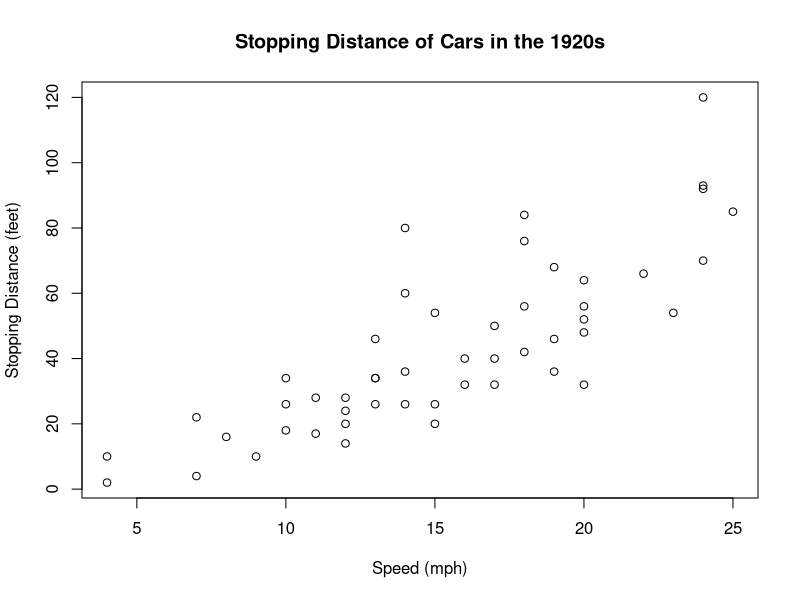
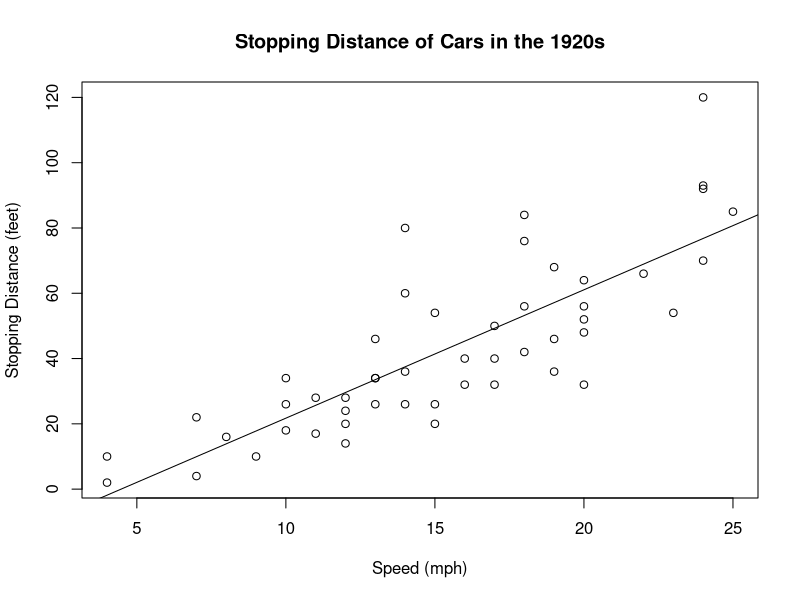
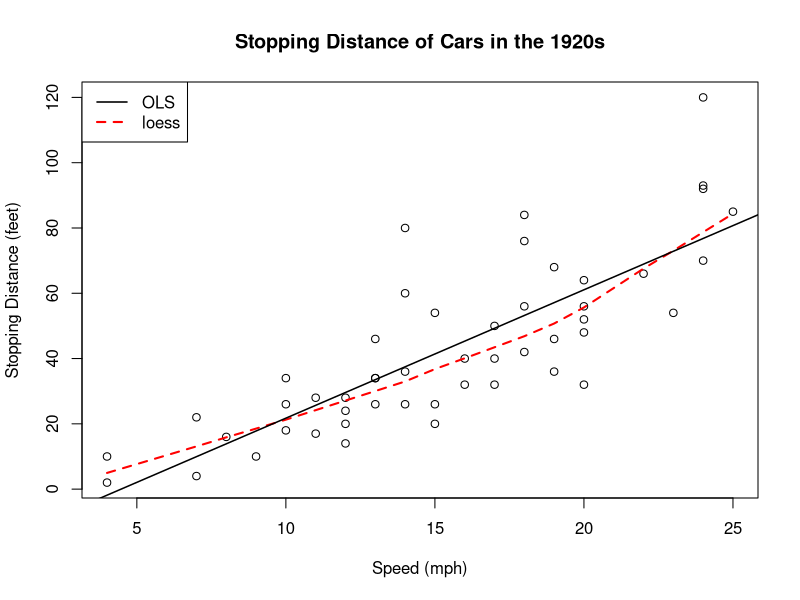
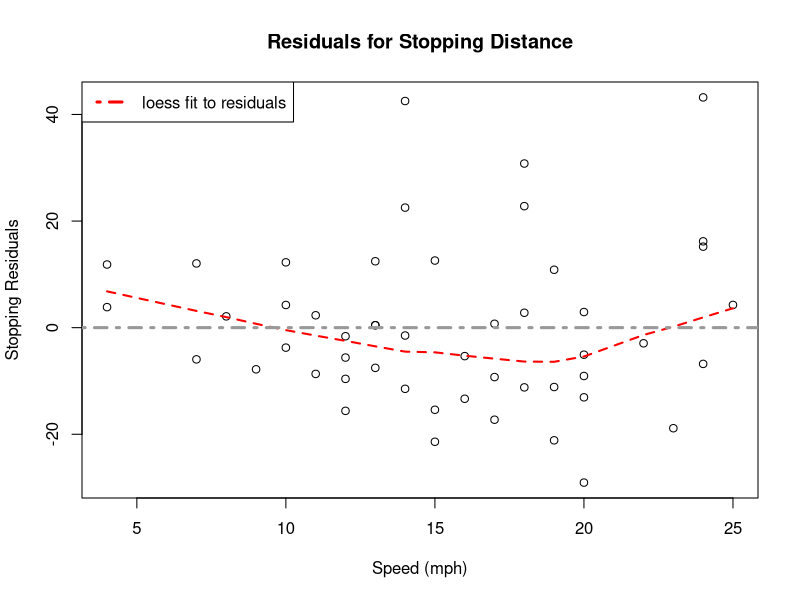
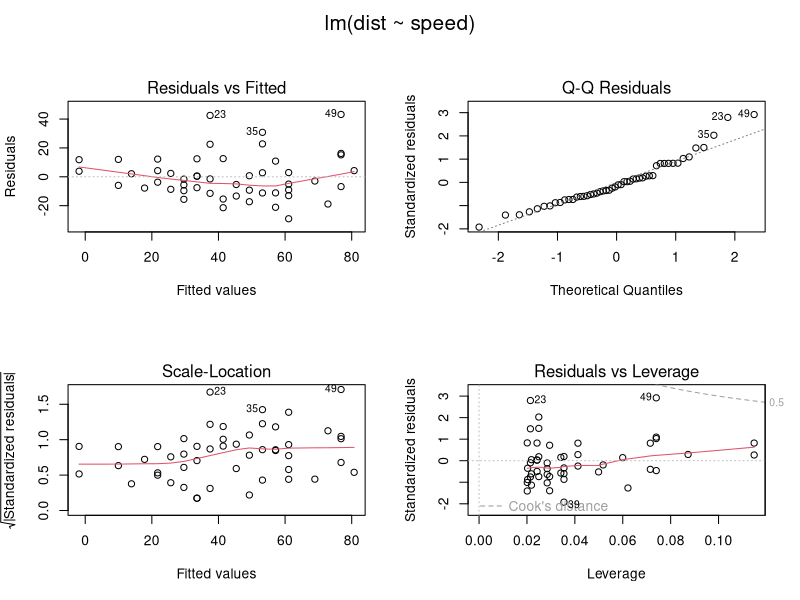
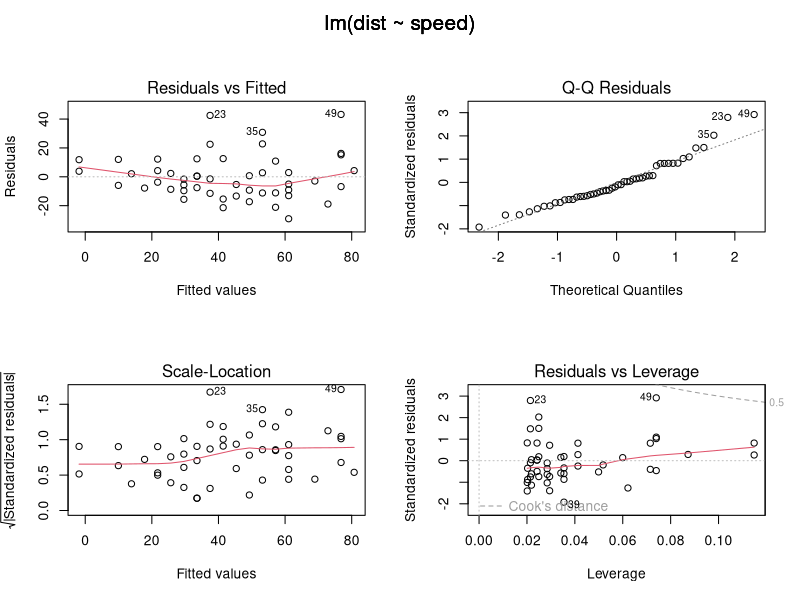
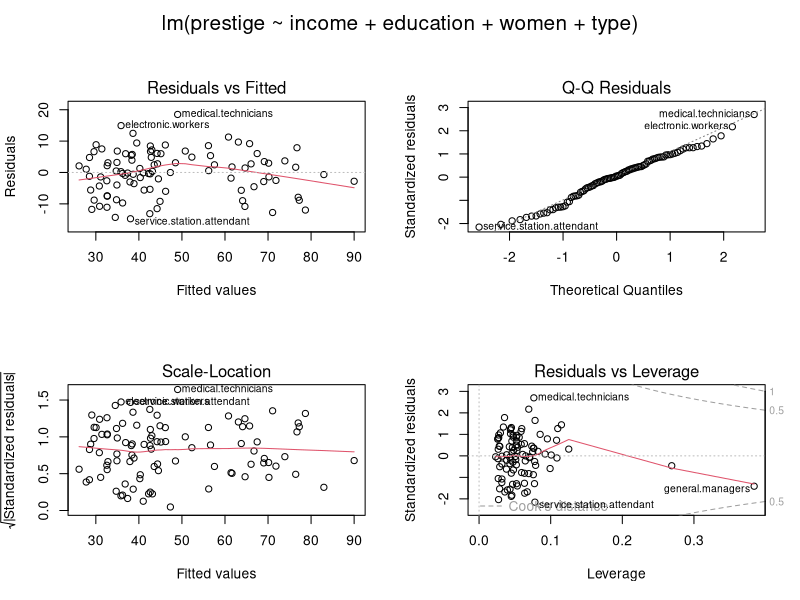
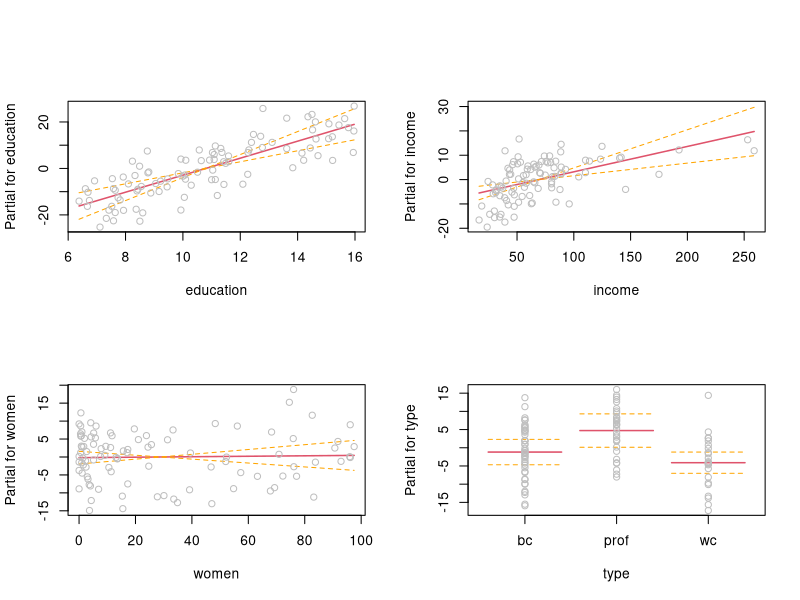

The R source for these figures, in order:
### R code from vignette source 'Regression-MultipleInputs-lecture-3.Rnw'
### Encoding: UTF-8

###################################################
### code chunk number 1: Regression-MultipleInputs-lecture-3.Rnw:31-32
###################################################
  if(exists(".orig.enc")) options(encoding = .orig.enc)


###################################################
### code chunk number 2: Regression-MultipleInputs-lecture-3.Rnw:75-77
###################################################
unlink("plots3", recursive=T)
dir.create("plots3", showWarnings=T)


###################################################
### code chunk number 3: Roptions
###################################################
options(width=100, prompt=" ", continue="  ")
options(useFancyQuotes = FALSE) 
set.seed(12345)
op <- par() 
pjmar <- c(5.1, 5.1, 1.5, 2.1) 
#pjmar <- par("mar")
options(SweaveHooks=list(fig=function() par(mar=pjmar, ps=12)))
pdf.options(onefile=F,family="Times",pointsize=12)


###################################################
### code chunk number 4: cars10
###################################################
plot(dist ~ speed, data=cars, main="Stopping Distance of Cars in the 1920s", xlab="Speed (mph)", ylab="Stopping Distance (feet)")


###################################################
### code chunk number 5: cars20
###################################################
plot(dist ~ speed, data=cars, main="Stopping Distance of Cars in the 1920s", xlab="Speed (mph)", ylab="Stopping Distance (feet)")
mod20 <- lm(dist~speed, data=cars)
abline(mod20)


###################################################
### code chunk number 6: cars30
###################################################
plot(dist ~ speed, data=cars, main="Stopping Distance of Cars in the 1920s", xlab="Speed (mph)", ylab="Stopping Distance (feet)")
mod20lo <- loess(dist~speed, data=cars, span=2/3, degree=1, family="symmetric", eval=50)
mod20lopred <- predict(mod20lo)
lines(mod20lopred ~ cars$speed, lty=2, lwd=2, col="red")
abline(mod20, col="black", lwd=1.5, lty=1)
legend("topleft", legend=c("OLS","loess"), col=c("black", "red"), lty=c(1,2), lwd=c(1.5,2)) 


###################################################
### code chunk number 7: cars40
###################################################
cars$mod20res <- resid(mod20)
plot(mod20res ~ speed, data=cars, main="Residuals for Stopping Distance", xlab="Speed (mph)", ylab="Stopping Residuals")
mod20reslo <- loess(mod20res~speed, data=cars, span=2/3, degree=1, family="symmetric", eval=50)
mod20reslopred <- predict(mod20reslo)
lines(mod20reslopred ~ cars$speed, lty=2, lwd=2, col="red")
abline(h=0, lty=4, lwd=3, col=gray(.60)) 
legend("topleft", legend=c("loess fit to residuals"), col=c( "red"), lty=c(4), lwd=c(3)) 


###################################################
### code chunk number 8: cars100
###################################################
par(mfrow = c(2, 2), oma = c(0, 0, 2, 0))
plot(mod20)


###################################################
### code chunk number 9: cars100A
###################################################
plot(mod20, which=1)


###################################################
### code chunk number 10: cars100B
###################################################
plot(mod20, which=2)


###################################################
### code chunk number 11: cars100C
###################################################
plot(mod20, which=3)


###################################################
### code chunk number 12: cars100E
###################################################
plot(mod20, which=5)


###################################################
### code chunk number 13: prestige10
###################################################
library(car)
Prestige$income <- Prestige$income/10
presmod1 <- lm(prestige ~ income + education + women + type, data=Prestige)


###################################################
### code chunk number 14: prestige100
###################################################
library(rockchalk)
library(car)
Prestige$income <- Prestige$income/10
presmod1 <- lm(prestige ~ income + education + women + type, data=Prestige)
par(mfrow = c(2, 2), oma = c(0, 0, 2, 0))
plot(presmod1)
outreg(presmod1, tight=F)


###################################################
### code chunk number 15: pres40A
###################################################
termplot(presmod1, se=T, partial=T, terms=c("education"))


###################################################
### code chunk number 16: pres40B
###################################################
termplot(presmod1, se=T, partial=T, terms=c("income"))


###################################################
### code chunk number 17: pres40C
###################################################
termplot(presmod1, se=T, partial=T, terms=c("women"))


###################################################
### code chunk number 18: pres40D
###################################################
termplot(presmod1, se=T, partial=T, terms=c("type"))


###################################################
### code chunk number 19: prestpl1
###################################################
plot(presmod1, which=1)


###################################################
### code chunk number 20: prestpl2
###################################################
plot(presmod1, which=2)


###################################################
### code chunk number 21: prestpl3
###################################################
plot(presmod1, which=3)


###################################################
### code chunk number 22: prestpl4
###################################################
plot(presmod1, which=5)


###################################################
### code chunk number 23: bad10
###################################################
x <- runif(200, min=0, max=100)
x <- x[order(x)]
y <- 3 + 13.4 * x - .15 * x^2 + rnorm(200,m=0, s=22)
modf <- lm(y~x)
fakeeqn <- expression(paste(y[i]== 3 + 13.4*x[i] - 0.15*x[i]^2 + e[i]))
plot(x,y, xlab="Fake x", ylab="Fake y", main=fakeeqn)
abline(modf, col="red", lty=2,lwd=2)
curve(3 + 13.4 * x - .15 * x * x, add=T, lty=1, col="black", lwd=3)
legend("bottomleft", legend=c("OLS Linear Fit","True Nonlinear Curve"), col=c( "red", "black"), lty=c(2,1), lwd=c(2,3)) 


###################################################
### code chunk number 24: bad40
###################################################
par(mfrow = c(2, 2), oma = c(0, 0, 2, 0))
plot(modf)


###################################################
### code chunk number 25: bado10
###################################################
x <- runif(200, min=0, max=100)
x <- x[order(x)]
fresherror <- rnorm(200,m=0, s=22)
badcases <- sample(1:200, 10)
badcases <- badcases[order(badcases)]
error <- fresherror
for(i in badcases) error[i] <- fresherror[i] * 4
y <- 3 + 1.4 * x + error
modo <- lm(y~x)
fakeeqn <- expression(paste(y[i]== 3 + 1.4*x[i] + e[i]))
plot(x,y, xlab="Fake x", ylab="Fake y", main=fakeeqn)
abline(modo, col="red", lty=2,lwd=2)
curve(3 + 1.4 * x, add=T, lty=1, col="black", lwd=3)
legend("bottomleft", legend=c("OLS Linear Fit","True Line"), col=c( "red", "black"), lty=c(2,1), lwd=c(2,3)) 


###################################################
### code chunk number 26: bado11
###################################################
badcases


###################################################
### code chunk number 27: bado12
###################################################
outreg(modo, tight=F)


###################################################
### code chunk number 28: bado20
###################################################
par(mfrow = c(2, 2), oma = c(0, 0, 2, 0))
plot(modo)


###################################################
### code chunk number 29: bado22
###################################################
plot(modo, which=5)


###################################################
### code chunk number 30: bado30
###################################################
error <- fresherror
for(i in badcases) error[i] <- fresherror[i] * 10
y <- 3 + 1.4 * x + error
modo <- lm(y~x)
fakeeqn <- expression(paste(y[i]== 3 + 1.4*x[i] + e[i]))
plot(x,y, xlab="Fake x", ylab="Fake y", main=fakeeqn)
abline(modo, col="red", lty=2,lwd=2)
curve(3 + 1.4 * x, add=T, lty=1, col="black", lwd=3)
legend("topleft", legend=c("OLS Linear Fit","True Line"), col=c( "red", "black"), lty=c(2,1), lwd=c(2,3)) 


###################################################
### code chunk number 31: bado31
###################################################
badcases


###################################################
### code chunk number 32: bado32
###################################################
outreg(modo, tight=F)


###################################################
### code chunk number 33: bado40
###################################################
par(mfrow = c(2, 2), oma = c(0, 0, 2, 0))
plot(modo)


###################################################
### code chunk number 34: bado60
###################################################
error <- fresherror
poserr <- which(fresherror > 0)
badcases <- poserr[ (length(poserr)-10):length(poserr)]
for(i in badcases) error[i] <- fresherror[i] * 10
y <- 3 + 1.4 * x + error
modo <- lm(y~x)
fakeeqn <- expression(paste(y[i]== 3 + 1.4*x[i] + e[i]))
plot(x,y, xlab="Fake x", ylab="Fake y", main=fakeeqn)
abline(modo, col="red", lty=2,lwd=2)
curve(3 + 1.4 * x, add=T, lty=1, col="black", lwd=3)
legend("topleft", legend=c("OLS Linear Fit","True Line"), col=c( "red", "black"), lty=c(2,1), lwd=c(2,3)) 


###################################################
### code chunk number 35: bado61
###################################################
badcases


###################################################
### code chunk number 36: bado62
###################################################
outreg(modo, tight=F)


###################################################
### code chunk number 37: bado70
###################################################
par(mfrow = c(2, 2), oma = c(0, 0, 2, 0))
plot(modo)


###################################################
### code chunk number 38: bado100
###################################################
error <- fresherror
poserr <- which(fresherror > 0)
badcases <- poserr[length(poserr)]
for(i in badcases) error[i] <- fresherror[i] * 10
y <- 3 + 1.4 * x + error
modo <- lm(y~x)
fakeeqn <- expression(paste(y[i]== 3 + 1.4*x[i] + e[i]))
plot(x,y, xlab="Fake x", ylab="Fake y", main=fakeeqn)
abline(modo, col="red", lty=2,lwd=2)
curve(3 + 1.4 * x, add=T, lty=1, col="black", lwd=3)
legend("topleft", legend=c("OLS Linear Fit","True Line"), col=c( "red", "black"), lty=c(2,1), lwd=c(2,3)) 


###################################################
### code chunk number 39: bado101
###################################################
badcases


###################################################
### code chunk number 40: bado102
###################################################
outreg(modo, tight=F)


###################################################
### code chunk number 41: bado110
###################################################
par(mfrow = c(2, 2), oma = c(0, 0, 2, 0))
plot(modo)


###################################################
### code chunk number 42: bado112
###################################################
plot(modo, which=5)


###################################################
### code chunk number 43: badh10
###################################################
x <- runif(200, min=0, max=100)
x <- x[order(x)]
xsquare <- x*x
error <- rnorm(200, m=0, s=0.5*xsquare)
y <- 3 + 1.4 * x - .15 * x^2 + error
modh <- lm(y~x)
fakeeqn <- expression(paste(y[i]== 3 + 1.4*x[i] + e[i]))
plot(x,y, xlab="Fake x", ylab="Fake y", main=fakeeqn)
abline(modh, col="red", lty=2,lwd=2)
curve(3 + 1.4 * x, add=T, lty=1, col="black", lwd=3)
legend("bottomleft", legend=c("OLS Linear Fit","True Linear Equation"), col=c( "red", "black"), lty=c(2,1), lwd=c(2,3)) 


###################################################
### code chunk number 44: badh12
###################################################
outreg(modh, tight=F)


###################################################
### code chunk number 45: badh20
###################################################
modhres <- resid(modh)
plot(modhres ~ x, main=fakeeqn, xlab="fake x", ylab="Residuals")
modhreslo <- loess(modhres~x, span=2/3, degree=1, family="symmetric", eval=50)
modhreslopred <- predict(modhreslo)
lines(modhreslopred ~ x, lty=2, lwd=2, col="red")
abline(h=0, lty=4, lwd=3, col=gray(.60)) 
legend("topleft", legend=c("loess fit to residuals"), col=c( "red"), lty=c(4), lwd=c(3)) 


###################################################
### code chunk number 46: badh40
###################################################
par(mfrow = c(2, 2), oma = c(0, 0, 2, 0))
plot(modh)
